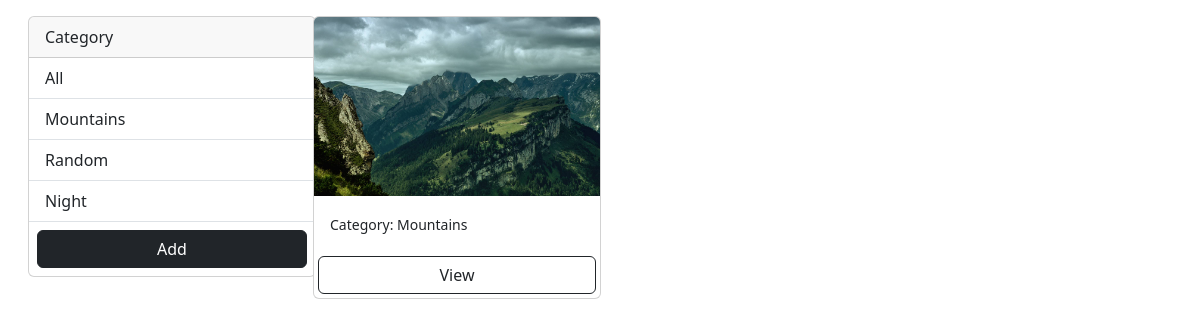
The app's page /?category=Mountains with its own data.
### album/models.py (models this page shows, shortened)
class Category(models.Model):
    name = models.CharField(max_length=100, null=True, blank=True)

class Photo(models.Model):
    category = models.ForeignKey(Category, on_delete=models.SET_NULL, null=True)
    image = models.ImageField(null=True, blank=True)
    description =models.TextField()

### album/views.py (the view)
# urls.py: path("", gallery, name="gallery"),
def gallery(request):
    category = request.GET.get("category")
    if category == None:
        photos = Photo.objects.all()
    else:
        photos = Photo.objects.filter(category__name=category)
    categories = Category.objects.all()
    context = {"categories":categories, "photos":photos}
    return render(request, 'gallery.html', context)

### album/templates/gallery.html (shortened to what this page needs)
{% extends "base.html" %}
{% block content %}
<div class="container m-3">
    <div class="row">
        <div class="col-md-3">
            <div class="card" style="width: 18rem;">
                <div class="card-header">
                    Category
                  </div>
                  <ul class="list-group list-group-flush">
                    <li class="list-group-item"><a class="text-decoration-none text-dark" href="{% url "gallery" %}">All</a></li>
                    {% for category in categories %}
                    <li class="list-group-item"><a class="text-decoration-none text-dark" href="{% url "gallery" %}?category={{ category.name }}">{{ category.name }}</a></li>
                    {% endfor %}
                    <a href="{% url "add" %}" class="btn btn-dark btn-block m-2">Add</a>
                </ul>
              </div>
        </div>
        <div class="col-md-9">
            <div class="row">
              {% for photo in photos %}
                <div class="col-md-4 mb-3">
                    <div class="card" style="width: 18rem;">
                        <img src="{{ photo.image.url }}" class="card-img-top" alt="...">
                        <div class="card-body">
                          <small class="card-text">Category: {{ photo.category.name }}</small>
                        </div>
                        <a href="{% url "photo" photo.pk %}" class="btn btn-outline-dark m-1">View</a>
                      </div>
                </div>
              {% endfor %}
            </div>
        </div>
    </div>
</div>
{% endblock content %}

### records on screen
Category: name "Mountains"
Category: name "Random"
Category: name "Night"
Photo: image (picture), category.name "Mountains"
